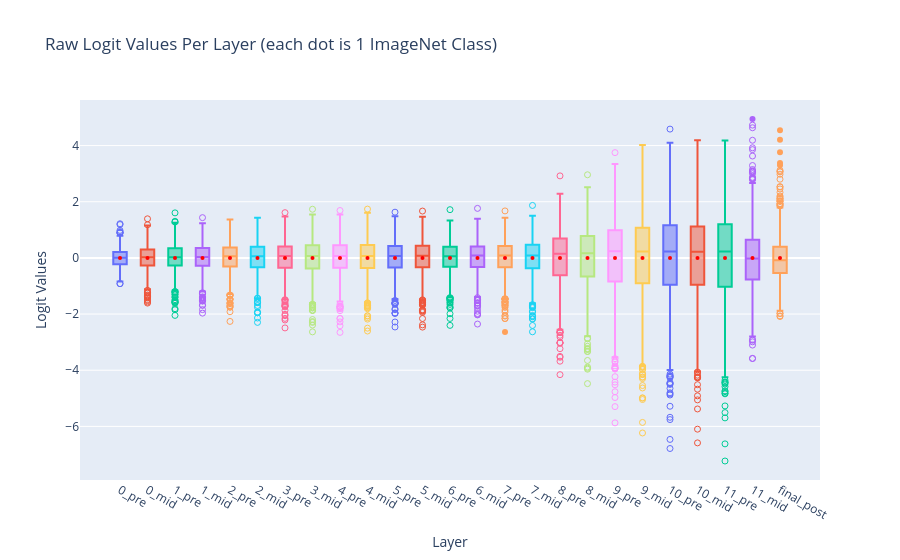

The code cell stored with this chart in its notebook:
### Markdown cell above
We can see that the final attention layer most significantly changes the distribution of logits! The plot is interactive; hover your mouse over the outliers to see the class names.z

**Key for graph below**
* n_pre - residual stream at start of layer n
* n_mid - residual stream after attention part of layer
* final_post - residual stream after final mlp layer (before classification head)

<details>
<summary><i>Note on raw logit metric for more experienced mech interp people</i></summary>

The logit difference between two classes, rather than the raw logit value itself, is often considered a more reliable measure. This is because when subtracting one logit from another, any arbitrary constants inherent in the logits cancel out. The design of cross-entropy loss focuses specifically on the differences between class logits, which can result in the logits being adjusted by an arbitrary constant. For a more in-depth explanation, refer to the mechanism interpretation explainer [here](https://dynalist.io/d/n2ZWtnoYHrU1s4vnFSAQ519J#z=disz2gTx-jooAcR0a5r8e7LZ) or the original Exploratory Analysis notebook [here](https://colab.research.google.com/github/neelnanda-io/TransformerLens/blob/main/demos/Exploratory_Analysis_Demo.ipynb#scrollTo=tGz70kpdiPzs).

Contrary to the initial Indirect Object Identification (IOI) analysis, which focuses on the logit differences between two classes, my approach considers the raw logit value of a single class. Observing a box plot of all logit values reveals that, on average, the values are near zero for every layer (indicated by the red dot). Therefore, the notion of biases neutralizing each other, as seen in the logit difference case, does not hold here since the average logit value is zero.




</details>

### Code cell
plot_logit_boxplot(average_logits, layer_labels)

### Figure 1 — Plotly figure (JSON) as saved in the notebook; plotly's stock layout.template omitted (floating-point values rounded to 4 significant figures; data arrays with more than 128 entries replaced by an {"elided": "..."} marker saying what was removed)
{"data": [{"boxpoints": "suspectedoutliers", "hoverinfo": "y+text", "name": "0_pre", "text": {"elided": "1000 str values"}, "type": "box", "y": {"elided": "1000 float values"}}, {"boxpoints": "suspectedoutliers", "hoverinfo": "y+text", "name": "0_mid", "text": {"elided": "1000 str values"}, "type": "box", "y": {"elided": "1000 float values"}}, {"boxpoints": "suspectedoutliers", "hoverinfo": "y+text", "name": "1_pre", "text": {"elided": "1000 str values"}, "type": "box", "y": {"elided": "1000 float values"}}, {"boxpoints": "suspectedoutliers", "hoverinfo": "y+text", "name": "1_mid", "text": {"elided": "1000 str values"}, "type": "box", "y": {"elided": "1000 float values"}}, {"boxpoints": "suspectedoutliers", "hoverinfo": "y+text", "name": "2_pre", "text": {"elided": "1000 str values"}, "type": "box", "y": {"elided": "1000 float values"}}, {"boxpoints": "suspectedoutliers", "hoverinfo": "y+text", "name": "2_mid", "text": {"elided": "1000 str values"}, "type": "box", "y": {"elided": "1000 float values"}}, {"boxpoints": "suspectedoutliers", "hoverinfo": "y+text", "name": "3_pre", "text": {"elided": "1000 str values"}, "type": "box", "y": {"elided": "1000 float values"}}, {"boxpoints": "suspectedoutliers", "hoverinfo": "y+text", "name": "3_mid", "text": {"elided": "1000 str values"}, "type": "box", "y": {"elided": "1000 float values"}}, {"boxpoints": "suspectedoutliers", "hoverinfo": "y+text", "name": "4_pre", "text": {"elided": "1000 str values"}, "type": "box", "y": {"elided": "1000 float values"}}, {"boxpoints": "suspectedoutliers", "hoverinfo": "y+text", "name": "4_mid", "text": {"elided": "1000 str values"}, "type": "box", "y": {"elided": "1000 float values"}}, {"boxpoints": "suspectedoutliers", "hoverinfo": "y+text", "name": "5_pre", "text": {"elided": "1000 str values"}, "type": "box", "y": {"elided": "1000 float values"}}, {"boxpoints": "suspectedoutliers", "hoverinfo": "y+text", "name": "5_mid", "text": {"elided": "1000 str values"}, "type": "box", "y": {"elided": "1000 float values"}}, {"boxpoints": "suspectedoutliers", "hoverinfo": "y+text", "name": "6_pre", "text": {"elided": "1000 str values"}, "type": "box", "y": {"elided": "1000 float values"}}, {"boxpoints": "suspectedoutliers", "hoverinfo": "y+text", "name": "6_mid", "text": {"elided": "1000 str values"}, "type": "box", "y": {"elided": "1000 float values"}}, {"boxpoints": "suspectedoutliers", "hoverinfo": "y+text", "name": "7_pre", "text": {"elided": "1000 str values"}, "type": "box", "y": {"elided": "1000 float values"}}, {"boxpoints": "suspectedoutliers", "hoverinfo": "y+text", "name": "7_mid", "text": {"elided": "1000 str values"}, "type": "box", "y": {"elided": "1000 float values"}}, {"boxpoints": "suspectedoutliers", "hoverinfo": "y+text", "name": "8_pre", "text": {"elided": "1000 str values"}, "type": "box", "y": {"elided": "1000 float values"}}, {"boxpoints": "suspectedoutliers", "hoverinfo": "y+text", "name": "8_mid", "text": {"elided": "1000 str values"}, "type": "box", "y": {"elided": "1000 float values"}}, {"boxpoints": "suspectedoutliers", "hoverinfo": "y+text", "name": "9_pre", "text": {"elided": "1000 str values"}, "type": "box", "y": {"elided": "1000 float values"}}, {"boxpoints": "suspectedoutliers", "hoverinfo": "y+text", "name": "9_mid", "text": {"elided": "1000 str values"}, "type": "box", "y": {"elided": "1000 float values"}}, {"boxpoints": "suspectedoutliers", "hoverinfo": "y+text", "name": "10_pre", "text": {"elided": "1000 str values"}, "type": "box", "y": {"elided": "1000 float values"}}, {"boxpoints": "suspectedoutliers", "hoverinfo": "y+text", "name": "10_mid", "text": {"elided": "1000 str values"}, "type": "box", "y": {"elided": "1000 float values"}}, {"boxpoints": "suspectedoutliers", "hoverinfo": "y+text", "name": "11_pre", "text": {"elided": "1000 str values"}, "type": "box", "y": {"elided": "1000 float values"}}, {"boxpoints": "suspectedoutliers", "hoverinfo": "y+text", "name": "11_mid", "text": {"elided": "1000 str values"}, "type": "box", "y": {"elided": "1000 float values"}}, {"boxpoints": "suspectedoutliers", "hoverinfo": "y+text", "name": "final_post", "text": {"elided": "1000 str values"}, "type": "box", "y": {"elided": "1000 float values"}}, {"marker": {"color": "red", "size": 4}, "mode": "markers", "name": "Mean", "type": "scatter", "x": ["0_pre", "0_mid", "1_pre", "1_mid", "2_pre", "2_mid", "3_pre", "3_mid", "4_pre", "4_mid", "5_pre", "5_mid", "6_pre", "6_mid", "7_pre", "7_mid", "8_pre", "8_mid", "9_pre", "9_mid", "10_pre", "10_mid", "11_pre", "11_mid", "final_post"], "y": [-5.138e-06, -0.0005432, -0.0007907, -0.0008468, -0.000968, -0.001075, -0.001148, -0.001225, -0.001209, -0.001228, -0.001143, -0.001151, -0.001056, -0.001069, -0.001108, -0.001159, -0.001958, -0.002119, -0.00275, -0.002858, -0.003243, -0.002911, -0.003202, -0.0009921, -0.0004902]}], "layout": {"showlegend": false, "title": {"text": "Raw Logit Values Per Layer (each dot is 1 ImageNet Class)"}, "xaxis": {"title": {"text": "Layer"}}, "yaxis": {"title": {"text": "Logit Values"}}}}
